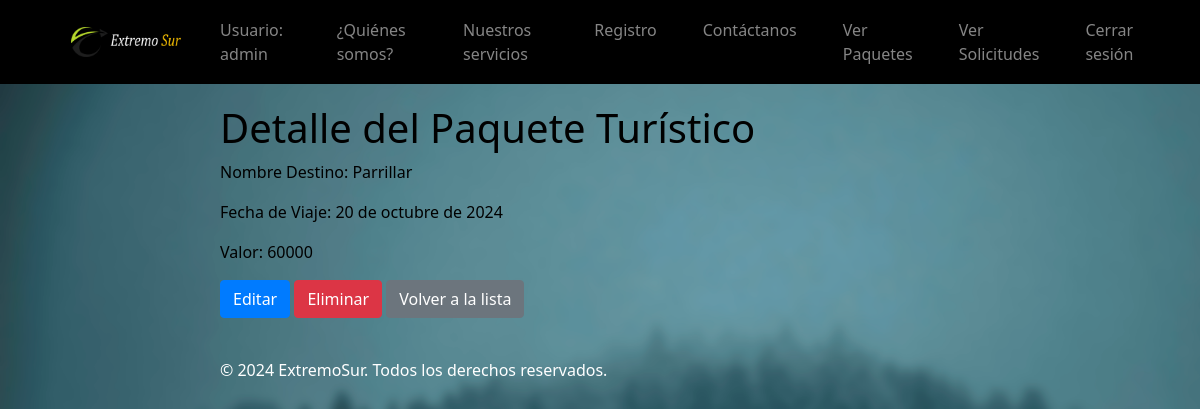
Screenshot of /paquetes/7/ (signed in) with the database file from the repository.
### gestionviajes/models.py (models this page shows, shortened)
class PaqueteTuristico(models.Model):
    nombre_destino = models.CharField(max_length=100)
    fecha_viaje = models.DateField()
    valor = models.IntegerField()  # Cambiado a IntegerField para no tener decimales
    imagen = models.ImageField(upload_to='imagenes_paquetes/', null=True, blank=True)

### gestionviajes/views.py (the view)
# urls.py: path('paquetes/<int:id>/', views.paquete_detail, name='paquete_detail'),
@staff_member_required
def paquete_detail(request, id):
    paquete = get_object_or_404(PaqueteTuristico, id=id)
    return render(request, 'paquete_detail.html', {'paquete': paquete})

### gestionviajes/context_processors.py (called while the page is built)
def search_form(request):
    return {'buscar_form': BuscarPaqueteForm()}

### gestionviajes/templates/paquete_detail.html (shortened to what this page needs)
{% extends 'base.html' %}
{% load static %}
{% block content %}
    <div class="container">
        <h1>Detalle del Paquete Turístico</h1>
        <p>Nombre Destino: {{ paquete.nombre_destino }}</p>
        <p>Fecha de Viaje: {{ paquete.fecha_viaje }}</p>
        <p>Valor: {{ paquete.valor }}</p>
        <a href="{% url 'paquete_update' paquete.id %}" class="btn btn-primary">Editar</a>
        <a href="{% url 'paquete_delete' paquete.id %}" class="btn btn-danger">Eliminar</a>
        <a href="{% url 'paquete_list' %}" class="btn btn-secondary">Volver a la lista</a>
    </div>
{% endblock %}

### gestionviajes/templates/base.html (shortened to what this page needs)
<!DOCTYPE html>
<html lang="es">
<head>
    {% load static %}
    <link rel="stylesheet" href="https://cdn.jsdelivr.net/npm/bootstrap@4.6.2/dist/css/bootstrap.min.css"
>
    <link rel="stylesheet" href="{% static 'css/styles.css' %}" />
    <link rel="stylesheet" href="https://cdnjs.cloudflare.com/ajax/libs/font-awesome/5.15.4/css/all.min.css">
</head>
<body>
    <header>
        <nav class="navbar navbar-expand-lg">
            <div class="container-fluid">
              <a class="navbar-brand" href="{% url 'index' %}">
                <img src="{% static 'img/logo_extremo_sur.png' %}" class="d-inline-block align-top" alt="Logo">
              </a>
              <div class="collapse navbar-collapse" id="navbarScroll">
                <ul class="navbar-nav mx-auto">
                  {% if user.is_authenticated %}
                    <li class="nav-item no-hover">
                      <span class="nav-link">Usuario: {{ user.username }}</span>
                    </li>
                  {% endif %}
                  <li class="nav-item">
                    <a class="nav-link" href="{% url 'index' %}">¿Quiénes somos?</a>
                  </li>
                  <li class="nav-item">
                    <a class="nav-link" href="{% url 'vista_paquetes_cliente' %}">Nuestros servicios</a>
                  </li>
                  <li class="nav-item">
                    <a class="nav-link" href="{% url 'registro_cliente' %}">Registro</a>
                  </li>
                  <li class="nav-item">
                    <a class="nav-link" href="{% url 'contacto' %}">Contáctanos</a>
                  </li>
                  {% if user.is_authenticated %}
                    <li class="nav-item">
                      <a class="nav-link" href="{% url 'vista_paquetes_cliente' %}">Ver Paquetes</a>
                    </li>
                    <li class="nav-item">
                      <a class="nav-link" href="{% url 'contacto_list' %}">Ver Solicitudes</a>
                    </li>
                  {% endif %}
                  {% if user.is_authenticated %}
                    <li class="nav-item">
                      <a class="nav-link" href="{% url 'logout' %}">Cerrar sesión</a>
                    </li>
                  {% else %}
                    <li class="nav-item">
                      <a class="nav-link" href="{% url 'login' %}">Iniciar sesión</a>
                    </li>
                  {% endif %}
                </ul>
              </div>
            </div>
          </nav>
    </header>
    {% block content %}{% endblock %}
    <footer>
        <div class="container">
            <p style="color: white">&copy; 2024 ExtremoSur. Todos los derechos reservados.</p>
        </div>
    </footer>
</body>
</html>

### gestionviajes/static/css/styles.css (style rules this page uses)
body { font-family: 'system-ui', '-apple-system', 'Segoe UI', 'Roboto', 'Helvetica Neue', 'Arial', 'sans-serif'; color: #000000; margin: 0; padding: 0; background-image: url('/static/img/fondo.png'); background-repeat: repeat-y; background-attachment: fixed; background-size: cover; }
.navbar { background-color: #000000; }
.navbar-nav .nav-item { margin: 0 15px; }
.navbar-nav .nav-link { color: #858585; padding: 10px 15px; transition: color 0.3s ease, background-color 0.3s ease; }
.navbar-brand img { max-height: 30px; margin-left: 20px; padding-left: 20px; }
.container { max-width: 800px; margin: 0 auto; padding: 20px; }
.no-hover .nav-link { pointer-events: none; cursor: default; }

### rows the page displays
PaqueteTuristico: nombre_destino "Parrillar", fecha_viaje "20 de octubre de 2024", valor "60000"

### other values shown
{{ user.username }} "admin"
